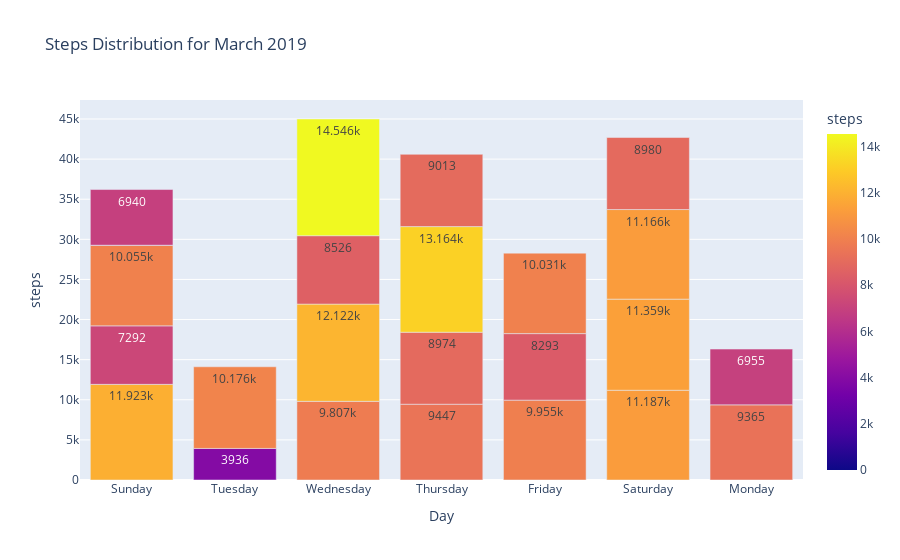
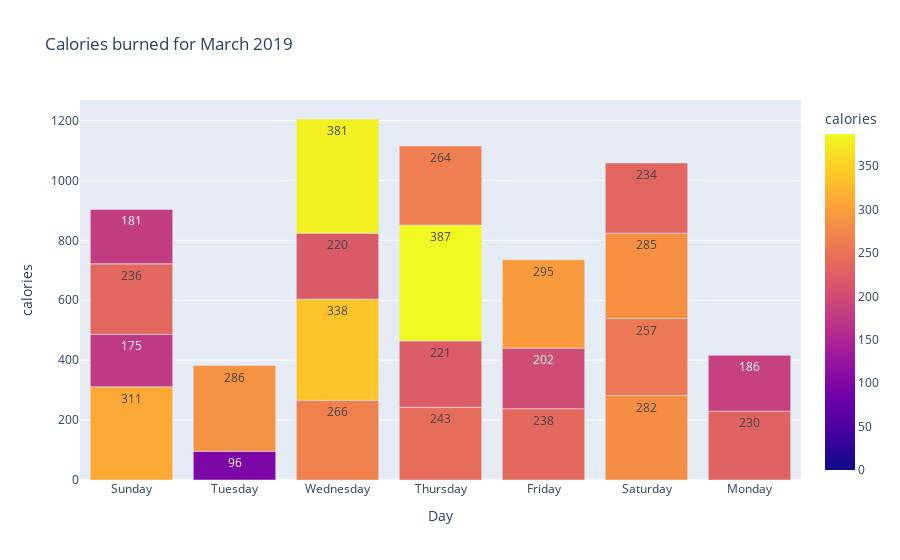

The cell these charts' notebook holds for them, in order:
### Code cell
plt.figure(figsize=(15, 6))
fig = px.bar(selected_df_march, x = 'Day', y ='steps',title = 'Steps Distribution for March 2019',color ='steps',text_auto = True )
fig.show()

plt.figure(figsize=(15, 6))
fig = px.bar(selected_df_march, x = 'Day', y ='calories', title='Calories burned for March 2019',color ='calories',text_auto = True )
fig.show()

### Figure 1 — Plotly figure (JSON) as saved in the notebook; plotly's stock layout.template omitted (floating-point values rounded to 4 significant figures)
{"data": [{"alignmentgroup": "True", "hovertemplate": "Day=%{x}<br>steps=%{marker.color}<extra></extra>", "legendgroup": "", "marker": {"color": [11923, 3936, 9807, 9447, 9955, 11187, 7292, 9365, 12122, 8974, 11359, 10055, 8526, 13164, 8293, 11166, 0, 6955, 10176, 14546, 9013, 10031, 8980, 6940], "coloraxis": "coloraxis", "pattern": {"shape": ""}}, "name": "", "offsetgroup": "", "orientation": "v", "showlegend": false, "textposition": "auto", "texttemplate": "%{y}", "type": "bar", "x": ["Sunday", "Tuesday", "Wednesday", "Thursday", "Friday", "Saturday", "Sunday", "Monday", "Wednesday", "Thursday", "Saturday", "Sunday", "Wednesday", "Thursday", "Friday", "Saturday", "Sunday", "Monday", "Tuesday", "Wednesday", "Thursday", "Friday", "Saturday", "Sunday"], "xaxis": "x", "y": [11923, 3936, 9807, 9447, 9955, 11187, 7292, 9365, 12122, 8974, 11359, 10055, 8526, 13164, 8293, 11166, 0, 6955, 10176, 14546, 9013, 10031, 8980, 6940], "yaxis": "y"}], "layout": {"barmode": "relative", "coloraxis": {"colorbar": {"title": {"text": "steps"}}, "colorscale": [[0, "#0d0887"], [0.1111, "#46039f"], [0.2222, "#7201a8"], [0.3333, "#9c179e"], [0.4444, "#bd3786"], [0.5556, "#d8576b"], [0.6667, "#ed7953"], [0.7778, "#fb9f3a"], [0.8889, "#fdca26"], [1, "#f0f921"]]}, "legend": {"tracegroupgap": 0}, "title": {"text": "Steps Distribution for March 2019"}, "xaxis": {"anchor": "y", "domain": [0, 1], "title": {"text": "Day"}}, "yaxis": {"anchor": "x", "domain": [0, 1], "title": {"text": "steps"}}}}

### Figure 2 — Plotly figure (JSON) as saved in the notebook; plotly's stock layout.template omitted (floating-point values rounded to 4 significant figures)
{"data": [{"alignmentgroup": "True", "hovertemplate": "Day=%{x}<br>calories=%{marker.color}<extra></extra>", "legendgroup": "", "marker": {"color": [311, 96, 266, 243, 238, 282, 175, 230, 338, 221, 257, 236, 220, 387, 202, 285, 0, 186, 286, 381, 264, 295, 234, 181], "coloraxis": "coloraxis", "pattern": {"shape": ""}}, "name": "", "offsetgroup": "", "orientation": "v", "showlegend": false, "textposition": "auto", "texttemplate": "%{y}", "type": "bar", "x": ["Sunday", "Tuesday", "Wednesday", "Thursday", "Friday", "Saturday", "Sunday", "Monday", "Wednesday", "Thursday", "Saturday", "Sunday", "Wednesday", "Thursday", "Friday", "Saturday", "Sunday", "Monday", "Tuesday", "Wednesday", "Thursday", "Friday", "Saturday", "Sunday"], "xaxis": "x", "y": [311, 96, 266, 243, 238, 282, 175, 230, 338, 221, 257, 236, 220, 387, 202, 285, 0, 186, 286, 381, 264, 295, 234, 181], "yaxis": "y"}], "layout": {"barmode": "relative", "coloraxis": {"colorbar": {"title": {"text": "calories"}}, "colorscale": [[0, "#0d0887"], [0.1111, "#46039f"], [0.2222, "#7201a8"], [0.3333, "#9c179e"], [0.4444, "#bd3786"], [0.5556, "#d8576b"], [0.6667, "#ed7953"], [0.7778, "#fb9f3a"], [0.8889, "#fdca26"], [1, "#f0f921"]]}, "legend": {"tracegroupgap": 0}, "title": {"text": "Calories burned for March 2019"}, "xaxis": {"anchor": "y", "domain": [0, 1], "title": {"text": "Day"}}, "yaxis": {"anchor": "x", "domain": [0, 1], "title": {"text": "calories"}}}}
